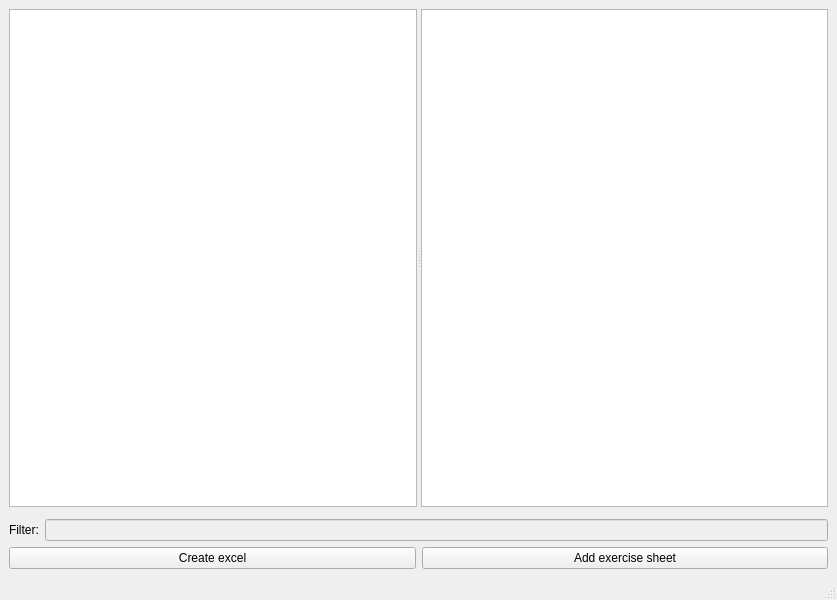
<?xml version="1.0" encoding="UTF-8"?>
<ui version="4.0">
 <class>MainWindow</class>
 <widget class="QMainWindow" name="MainWindow">
  <property name="geometry">
   <rect>
    <x>0</x>
    <y>0</y>
    <width>837</width>
    <height>600</height>
   </rect>
  </property>
  <property name="windowTitle">
   <string>Exercise creator for 1st grades</string>
  </property>
  <widget class="QWidget" name="centralwidget">
   <layout class="QVBoxLayout" name="verticalLayout">
    <item>
     <widget class="QSplitter" name="splitter">
      <property name="sizePolicy">
       <sizepolicy hsizetype="Expanding" vsizetype="Expanding">
        <horstretch>0</horstretch>
        <verstretch>0</verstretch>
       </sizepolicy>
      </property>
      <property name="orientation">
       <enum>Qt::Horizontal</enum>
      </property>
      <widget class="QListWidget" name="lstExercises"/>
      <widget class="QListWidget" name="lstTypes"/>
     </widget>
    </item>
    <item>
     <widget class="Configurator" name="wgtParams" native="true"/>
    </item>
    <item>
     <layout class="QHBoxLayout" name="horizontalLayout_3">
      <item>
       <widget class="QLabel" name="label">
        <property name="text">
         <string>Filter:</string>
        </property>
       </widget>
      </item>
      <item>
       <widget class="QLineEdit" name="txtFilter">
        <property name="enabled">
         <bool>false</bool>
        </property>
       </widget>
      </item>
     </layout>
    </item>
    <item>
     <layout class="QHBoxLayout" name="horizontalLayout_2">
      <item>
       <widget class="QPushButton" name="cmdCreate">
        <property name="text">
         <string>Create excel</string>
        </property>
       </widget>
      </item>
      <item>
       <widget class="QPushButton" name="cmdAddSheet">
        <property name="text">
         <string>Add exercise sheet</string>
        </property>
       </widget>
      </item>
     </layout>
    </item>
   </layout>
  </widget>
  <widget class="QMenuBar" name="menubar">
   <property name="geometry">
    <rect>
     <x>0</x>
     <y>0</y>
     <width>837</width>
     <height>21</height>
    </rect>
   </property>
  </widget>
  <widget class="QStatusBar" name="statusbar"/>
 </widget>
 <customwidgets>
  <customwidget>
   <class>Configurator</class>
   <extends>QWidget</extends>
   <header>wgtConfigurator</header>
   <container>1</container>
  </customwidget>
 </customwidgets>
 <resources/>
 <connections/>
</ui>
